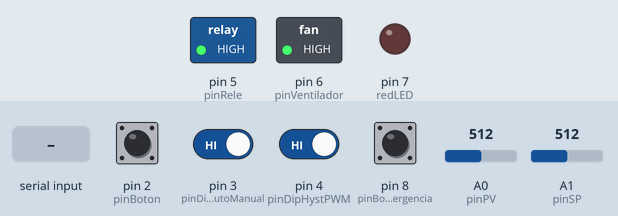
This sketch was run on a simulated Arduino Uno, built with avr-gcc and run on an emulated ATmega328P. On the bench: switched loads named in the sketch (green lamp = pin HIGH), output pins drawn as LEDs (lit = HIGH). The inputs (shaded band) are chosen by the test bench; at power-on: pin 2 (pinBoton), pin 3 (pinDipAutoManual), pin 4 (pinDipHystPWM), pin 8 (pinBotonEmergencia) HIGH, A0 (pinPV) = 512, A1 (pinSP) = 512. What the sketch prints to the serial monitor is not drawn.

Above: at 1.2 s.
1.3 s: pin 2 (pinBoton) pulled LOW for 0.15 s
At 1.37 s:
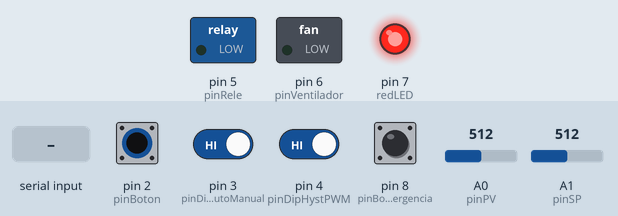
2.9 s: pin 8 (pinBotonEmergencia) pulled LOW for 0.15 s
4.5 s: "MODE 1\n" received over Serial
6.0 s: "RELAY  45\n" received over Serial
Timing chart, 0 to 8.5 s (numbered marks = the images above; inputs shaded):
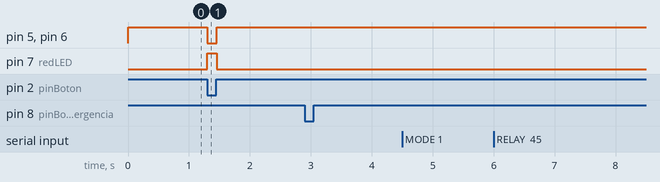

The sketch:

incubadora.ino
```cpp
/*
  Control de incubadora de codorniz - firmware con interfaz serial
  ----------------------------------------------------------------
  Mantiene los 3 modos del circuito (Manual, Histéresis, PWM) y además agrega:
    - No hay delay(): el lazo corre libre y responde a la interfaz en todo momento.
    - Todos los parámetros se cambian por serial (115200 baudios) y se pueden
      guardar en EEPROM para que sobrevivan a un reinicio.
    - Los interruptores DIP funcionan por su cuenta y desde la interfaz se elige quién
      manda: "HW" (DIP / potenciómetro) o "SW" (la interfaz).
    - Límite de seguridad por sobretemperatura (TMAX): corta el relé en cualquier modo.

  Protocolo (una línea por mensaje, terminada en \n)
    Arduino -> PC
      T,<ms>,<sp>,<pv>,<err%>,<salida>,<modo>,<duty%>,<alarma>,<estop>   telemetría
      C,CLAVE=valor,CLAVE=valor,...                               configuración actual
      OK <CLAVE>   |   ERR <motivo>   |   INFO <texto>
    PC -> Arduino
      GET                  responde con la línea C,...
      SET <CLAVE> <valor>  cambia un parámetro (ver lista abajo)
      SAVE                 guarda la configuración en EEPROM
      DEFAULTS             restaura valores de fábrica (no los guarda)
      RELAY <0|1>          relé manual por software (solo modo MANUAL con MODESRC=SW)
      ESTOP <0|1>          1 = paro de emergencia: apaga la salida en cualquier modo hasta ESTOP 0
                            También se activa con el pulsador físico del pin 8.

  Claves
    MODE      0 manual, 1 histéresis, 2 PWM          (solo si MODESRC=1)
    MODESRC   0 interruptores DIP, 1 interfaz
    SPSRC     0 potenciómetro A0, 1 valor de la interfaz
    SP        setpoint en °C cuando SPSRC=1
    MARGIN    margen de histéresis, % del setpoint
    PERIOD    periodo del PWM en ms
    SPAN      rango proporcional en °C: error de SPAN grados = 100 % de salida
    ADCFS     °C que representa el fondo de escala (1023) de los sensores
    TMAX      temperatura de corte de seguridad en °C
    INTERVAL  cada cuántos ms se envía telemetría
*/

#include <Arduino.h>
#include <EEPROM.h>

// ---------- Pines ----------
const int redLED           = 7;
const int pinPV            = A0;
const int pinSP            = A1;
const int pinBoton         = 2;
const int pinBotonEmergencia = 8;
const int pinRele          = 5;
const int pinVentilador    = 6;  // se enciende junto con el relé
const int pinDipAutoManual = 3;  // DIP SW 1  (LOW = automático)
const int pinDipHystPWM    = 4;  // DIP SW 2  (HIGH = histéresis, LOW = PWM)

// ---------- Configuración persistente ----------
struct Config {
  uint16_t magic;
  uint8_t  mode;      // 0 manual, 1 histéresis, 2 PWM
  uint8_t  modeSrc;   // 0 DIP, 1 interfaz
  uint8_t  spSrc;     // 0 potenciómetro, 1 interfaz
  float    sp;
  float    margin;    // % del setpoint
  float    span;      // °C = 100 % de salida en PWM
  float    adcfs;     // °C a fondo de escala
  float    tmax;      // °C corte de seguridad
  uint32_t period;    // ms
  uint32_t interval;  // ms
};

const uint16_t CFG_MAGIC = 0xE601;
Config cfg;

void setDefaults() {
  cfg.magic    = CFG_MAGIC;
  cfg.mode     = 1;
  cfg.modeSrc  = 0;      // por defecto mandan los DIP
  cfg.spSrc    = 0;      // por defecto manda el potenciómetro
  cfg.sp       = 37.5;
  cfg.margin   = 2.0;
  cfg.span     = 37.0;
  cfg.adcfs    = 50.0;
  cfg.tmax     = 40.0;
  cfg.period   = 10000;
  cfg.interval = 1000;
}

// ---------- Estado ----------
float valuePV = 0, valueSP = 0, valueError = 0, errorPercent = 0;
float dutyPercent = 0;
bool  relayOn = false;
bool  alarm = false;
bool  softRelay = false;     // relé manual pedido por la interfaz
bool  estop = false;         // paro enclavado por interfaz o pulsador físico hasta ESTOP 0
bool  hystOn = false;        // estado de la histéresis
uint8_t lastMode = 255;
unsigned long windowStart = 0;
unsigned long timeOnMs = 0;
unsigned long lastPrint = 0;
unsigned long lastRead = 0;

String rxLine;

// ---------- Utilidades ----------
float readAnalogC(int pin) {
  long acc = 0;
  for (int i = 0; i < 8; i++) acc += analogRead(pin);   // promedio para reducir ruido
  return (acc / 8.0) * cfg.adcfs / 1023.0;
}

void applyOutput(bool on) {
  relayOn = on;
  digitalWrite(pinRele, on ? LOW : HIGH);
  digitalWrite(pinVentilador, on ? LOW : HIGH);
  digitalWrite(redLED, on ? HIGH : LOW);
}

void activateEmergencyStop() {
  estop = true;
  softRelay = false;
  hystOn = false;
  windowStart = 0;
  applyOutput(false);
}

uint8_t effectiveMode() {
  if (cfg.modeSrc == 1) return cfg.mode;
  bool autoMode = (digitalRead(pinDipAutoManual) == LOW);
  bool hyst     = (digitalRead(pinDipHystPWM) == HIGH);
  if (!autoMode) return 0;
  return hyst ? 1 : 2;
}

void printConfig() {
  Serial.print(F("C,MODE="));     Serial.print(cfg.mode);
  Serial.print(F(",MODESRC="));   Serial.print(cfg.modeSrc);
  Serial.print(F(",SPSRC="));     Serial.print(cfg.spSrc);
  Serial.print(F(",SP="));        Serial.print(cfg.sp, 2);
  Serial.print(F(",MARGIN="));    Serial.print(cfg.margin, 2);
  Serial.print(F(",PERIOD="));    Serial.print(cfg.period);
  Serial.print(F(",SPAN="));      Serial.print(cfg.span, 2);
  Serial.print(F(",ADCFS="));     Serial.print(cfg.adcfs, 2);
  Serial.print(F(",TMAX="));      Serial.print(cfg.tmax, 2);
  Serial.print(F(",INTERVAL="));  Serial.print(cfg.interval);
  Serial.print(F(",RELAY="));     Serial.println(softRelay ? 1 : 0);
}

void printTelemetry(uint8_t mode) {
  Serial.print(F("T,"));
  Serial.print(millis());              Serial.print(',');
  Serial.print(valueSP, 2);            Serial.print(',');
  Serial.print(valuePV, 2);            Serial.print(',');
  Serial.print(errorPercent, 1);       Serial.print(',');
  Serial.print(relayOn ? 1 : 0);       Serial.print(',');
  Serial.print(mode);                  Serial.print(',');
  Serial.print(dutyPercent, 1);        Serial.print(',');
  Serial.print(alarm ? 1 : 0);         Serial.print(',');
  Serial.println(estop ? 1 : 0);
}

// ---------- Comandos ----------
bool setParam(const String &key, float v) {
  if      (key == "MODE")     { if (v < 0 || v > 2) return false; cfg.mode = (uint8_t)v; }
  else if (key == "MODESRC")  { cfg.modeSrc = v > 0 ? 1 : 0; }
  else if (key == "SPSRC")    { cfg.spSrc   = v > 0 ? 1 : 0; }
  else if (key == "SP")       { if (v < 0 || v > 60) return false; cfg.sp = v; }
  else if (key == "MARGIN")   { if (v < 0 || v > 50) return false; cfg.margin = v; }
  else if (key == "PERIOD")   { if (v < 500 || v > 600000) return false; cfg.period = (uint32_t)v; windowStart = 0; }
  else if (key == "SPAN")     { if (v < 0.5 || v > 100) return false; cfg.span = v; }
  else if (key == "ADCFS")    { if (v < 5 || v > 200) return false; cfg.adcfs = v; }
  else if (key == "TMAX")     { if (v < 20 || v > 60) return false; cfg.tmax = v; }
  else if (key == "INTERVAL") { if (v < 100 || v > 60000) return false; cfg.interval = (uint32_t)v; }
  else return false;
  return true;
}

void handleLine(String line) {
  line.trim();
  if (line.length() == 0) return;

  if (line == "GET") {
    printConfig();
  } else if (line == "SAVE") {
    EEPROM.put(0, cfg);
    Serial.println(F("OK SAVE"));
  } else if (line == "DEFAULTS") {
    setDefaults();
    Serial.println(F("OK DEFAULTS"));
    printConfig();
  } else if (line.startsWith("ESTOP ")) {
    estop = line.substring(6).toInt() != 0;
    if (estop) activateEmergencyStop();   // corta ya, sin esperar al lazo
    windowStart = 0;
    Serial.println(estop ? F("INFO PARO DE EMERGENCIA ACTIVO") : F("INFO PARO REARMADO"));
  } else if (line.startsWith("RELAY ")) {
    softRelay = line.substring(6).toInt() != 0;
    Serial.println(F("OK RELAY"));
  } else if (line.startsWith("SET ")) {
    int sp = line.indexOf(' ', 4);
    if (sp < 0) { Serial.println(F("ERR formato: SET CLAVE valor")); return; }
    String key = line.substring(4, sp);
    key.toUpperCase();
    float v = line.substring(sp + 1).toFloat();
    if (setParam(key, v)) { Serial.print(F("OK ")); Serial.println(key); }
    else                  { Serial.print(F("ERR valor o clave invalida: ")); Serial.println(key); }
  } else {
    Serial.println(F("ERR comando desconocido"));
  }
}

void pollSerial() {
  while (Serial.available() > 0) {
    char c = (char)Serial.read();
    if (c == '\n') { handleLine(rxLine); rxLine = ""; }
    else if (c != '\r' && rxLine.length() < 64) rxLine += c;
  }
}

void pollEmergencyButton() {
  if (digitalRead(pinBotonEmergencia) == LOW && !estop) {
    activateEmergencyStop();
    Serial.println(F("INFO PARO DE EMERGENCIA ACTIVO"));
  }
}

// ---------- Lecturas ----------
void readTemp() {
  valuePV = readAnalogC(pinPV);
  valueSP = (cfg.spSrc == 1) ? cfg.sp : readAnalogC(pinSP);

  valueError = valueSP - valuePV;
  errorPercent = (valueError * 100.0) / cfg.span;
  if (errorPercent < 0.0)   errorPercent = 0.0;
  if (errorPercent > 100.0) errorPercent = 100.0;
}

// ---------- Estrategias de control ----------
bool controlHyst() {
  float band = (cfg.margin / 100.0) * valueSP;
  if (valuePV < valueSP - band)      hystOn = true;
  else if (valuePV > valueSP + band) hystOn = false;
  dutyPercent = hystOn ? 100.0 : 0.0;
  return hystOn;
}

bool controlPWM() {
  unsigned long now = millis();
  if (windowStart == 0 || now - windowStart >= cfg.period) {
    windowStart = now;                                     // nueva ventana: recalcula el tiempo en ON
    timeOnMs = (unsigned long)(cfg.period * (errorPercent / 100.0));
  }
  dutyPercent = errorPercent;
  return (now - windowStart) < timeOnMs;
}

bool controlManual() {
  if (cfg.modeSrc == 1) return softRelay;
  return digitalRead(pinBoton) == LOW;                     // botón con INPUT_PULLUP: LOW = presionado
}

// ---------- Arduino ----------
void setup() {
  Serial.begin(115200);
  pinMode(redLED, OUTPUT);
  digitalWrite(pinRele, HIGH);
  pinMode(pinRele, OUTPUT);
  digitalWrite(pinVentilador, HIGH);
  pinMode(pinVentilador, OUTPUT);
  pinMode(pinDipAutoManual, INPUT_PULLUP);
  pinMode(pinDipHystPWM, INPUT_PULLUP);
  pinMode(pinBoton, INPUT_PULLUP);
  pinMode(pinBotonEmergencia, INPUT_PULLUP);
  applyOutput(false);

  EEPROM.get(0, cfg);
  if (cfg.magic != CFG_MAGIC) setDefaults();

  Serial.println(F("INFO INCUBADORA v2"));
  printConfig();
}

void loop() {
  pollSerial();
  pollEmergencyButton();

  unsigned long now = millis();
  if (now - lastRead >= 50) {           // lectura y control ~20 veces por segundo
    lastRead = now;
    readTemp();

    uint8_t mode = effectiveMode();
    if (mode != lastMode) {             // al cambiar de técnica se parte desde apagado
      hystOn = false;
      windowStart = 0;
      lastMode = mode;
    }

    bool out = false;
    switch (mode) {
      case 1:  out = controlHyst();   break;
      case 2:  out = controlPWM();    break;
      default: out = controlManual(); dutyPercent = out ? 100.0 : 0.0; break;
    }

    alarm = (valuePV >= cfg.tmax);
    if (alarm || estop) { out = false; hystOn = false; }
    if (estop) softRelay = false;
    applyOutput(out);

    if (now - lastPrint >= cfg.interval) {
      lastPrint = now;
      printTelemetry(mode);
    }
  }
}
```

prueba.cpp
```cpp
// Prueba mínima: parpadeo del LED integrado (pin 13 en Uno/Nano/Mega)
// También manda un mensaje por serie cada vez que parpadea.
#include <Arduino.h>

void setup() {
  pinMode(LED_BUILTIN, OUTPUT);
  Serial.begin(115200);
}

void loop() {
  digitalWrite(LED_BUILTIN, HIGH);
  Serial.println(F("LED on"));
  delay(500);
  digitalWrite(LED_BUILTIN, LOW);
  Serial.println(F("LED off"));
  delay(500);
}
```

Measured:
- after the input at 1.3 s, pin 5 (pinRele), pin 6 (pinVentilador): HIGH → LOW at once, → HIGH 0.15 s later; pin 7 (redLED): LOW → HIGH at once, → LOW 0.15 s later
- after the input at 2.9 s, every drawn part: stays the same
- after the input at 4.5 s, every drawn part: stays the same
- after the input at 6.0 s, every drawn part: stays the same
